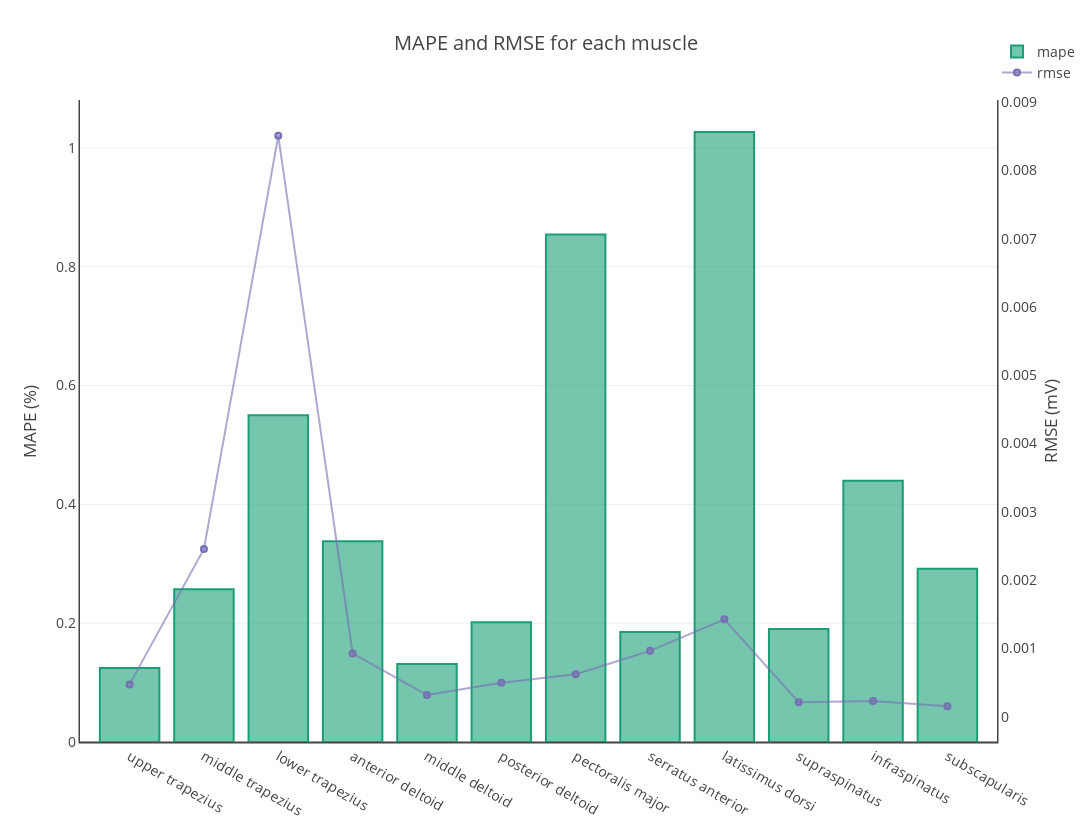

This figure's notebook cell:
### Code cell
metrics_by_muscle = mvc.plot.bar_metrics(
    report_by_muscle,
    title='MAPE and RMSE for each muscle',
    ytitle='MAPE (%)',
    y2title='RMSE (mV)')
py.iplot(metrics_by_muscle, filename='mvc/metrics_by_muscle')

### Figure 1 — Plotly figure (JSON) as saved in the notebook; plotly's stock layout.template omitted (floating-point values rounded to 4 significant figures)
{"data": [{"marker": {"color": "rgba(27, 158, 119, 0.6)", "line": {"color": "rgba(27, 158, 119, 1.0)", "width": 2}}, "name": "mape", "type": "bar", "x": ["upper trapezius", "middle trapezius", "lower trapezius", "anterior deltoid", "middle deltoid", "posterior deltoid", "pectoralis major", "serratus anterior", "latissimus dorsi", "supraspinatus", "infraspinatus", "subscapularis"], "y": [0.1245, 0.2572, 0.55, 0.3381, 0.1312, 0.2018, 0.8544, 0.1853, 1.027, 0.19, 0.4398, 0.2917]}, {"marker": {"color": "rgba(117, 112, 179, 0.6)", "line": {"color": "rgba(117, 112, 179, 1.0)", "width": 2}}, "name": "rmse", "type": "scatter", "x": ["upper trapezius", "middle trapezius", "lower trapezius", "anterior deltoid", "middle deltoid", "posterior deltoid", "pectoralis major", "serratus anterior", "latissimus dorsi", "supraspinatus", "infraspinatus", "subscapularis"], "xaxis": "x1", "y": [0.0004717, 0.002456, 0.008507, 0.000926, 0.0003154, 0.0004968, 0.0006202, 0.0009634, 0.001424, 0.000212, 0.0002301, 0.000153], "yaxis": "y2"}], "layout": {"font": {"size": 14}, "height": 822, "hovermode": "closest", "legend": {"x": 1, "y": 1.1}, "title": "MAPE and RMSE for each muscle", "width": 1096, "xaxis": {"linewidth": 1.5, "showline": true, "title": null}, "yaxis": {"linewidth": 1.5, "showline": true, "title": "MAPE (%)"}, "yaxis2": {"linewidth": 1.5, "overlaying": "y", "showgrid": false, "showline": true, "side": "right", "title": "RMSE (mV)", "zeroline": false}}}
